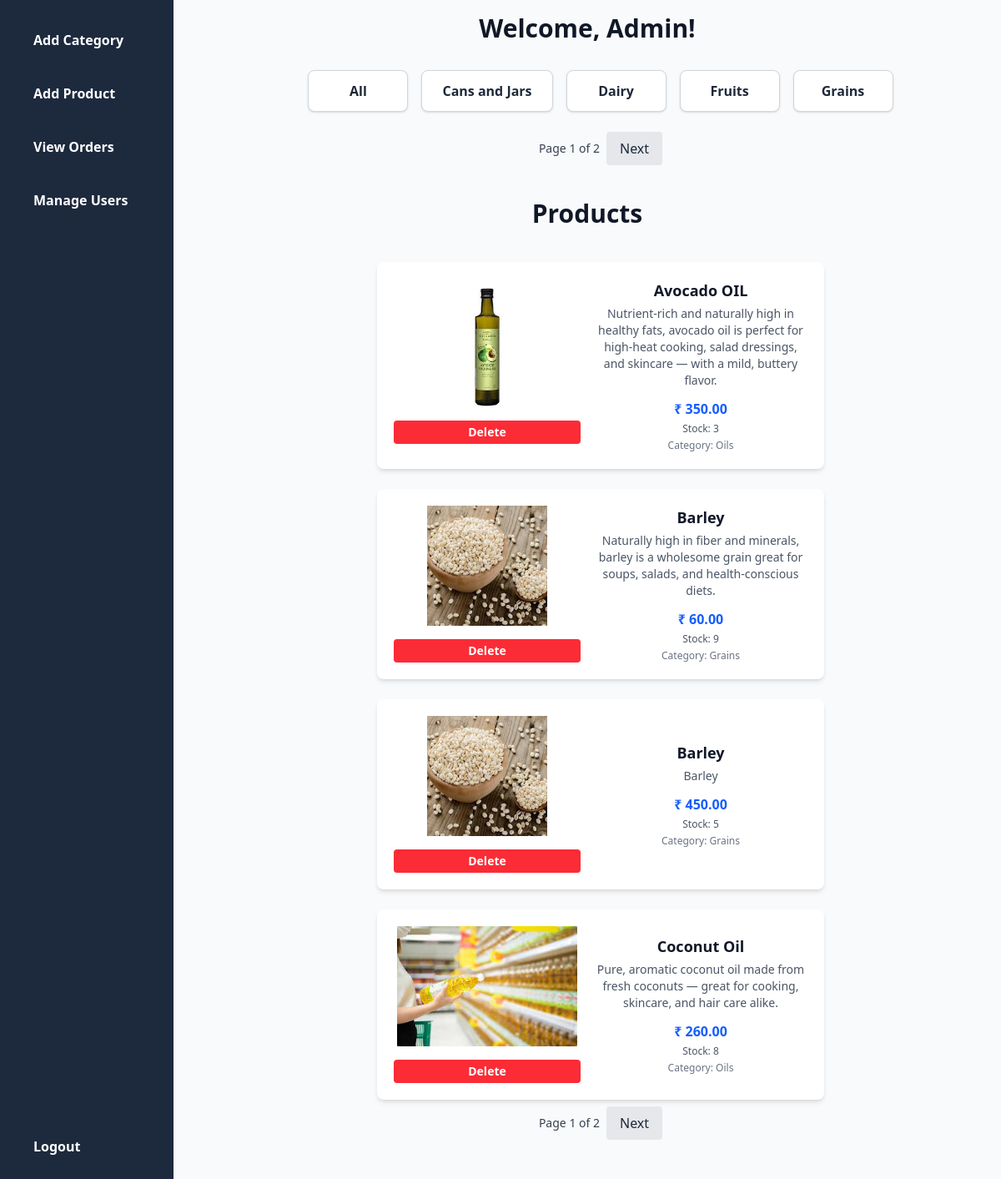
The app's page /adminn/dashboard (signed in) with its own data.
### app/models.py (models this page shows, shortened)
class Category(models.Model):
    c_name=models.CharField(max_length=255,unique=True)
    def __str__(self):
        return self.c_name

class Product(models.Model):
    p_name = models.CharField(max_length=200)
    p_description = models.TextField()
    category = models.ForeignKey(Category, on_delete=models.CASCADE)  # Better to rename this to 'category'
    p_price = models.DecimalField(max_digits=10, decimal_places=2)  # Recommended field for price
    p_stock = models.PositiveIntegerField(default=0)  # Optional: stock quantity
    p_image = models.ImageField(upload_to='products/', blank=True, null=True)

### app/views.py (the view)
# urls.py: path('adminn/dashboard', views.admin_dashboard, name='admin_dashboard'),
@login_required(login_url='admin_login')
def admin_dashboard(request):
    if not request.user.is_staff:
        return HttpResponse("Unauthorized", status=401)
    category_id = request.GET.get('category')
    page_number1 = request.GET.get('page1')
    page_number2 = request.GET.get('page2')
    all_categories = Category.objects.all().order_by('c_name')
    paginator1 = Paginator(all_categories, 4)
    page_obj1 = paginator1.get_page(page_number1)
    categories = page_obj1.object_list
    if category_id:
        all_products = Product.objects.filter(category_id=category_id).order_by('p_name')
    else:
        all_products = Product.objects.all().order_by('p_name')
    paginator2 = Paginator(all_products, 4)
    page_obj2 = paginator2.get_page(page_number2)
    products = page_obj2.object_list
    return render(request, 'admin/dashboard.html', {
        'categories': categories,
        'products': products,
        'page_obj1': page_obj1,
        'page_obj2': page_obj2,
        'selected_category': category_id
    })

### templates/admin/dashboard.html (shortened to what this page needs)
{% load static %}
<!DOCTYPE html>
<html lang="en">
<head>
    <script src="https://cdn.jsdelivr.net/npm/@tailwindcss/browser@4"></script>
</head>
<body class="bg-gray-100 font-sans">
    <div class="flex h-screen">
        <div class="w-52 bg-slate-800 p-6 flex flex-col space-y-4">
            <a href="{% url 'add_category' %}" class="text-white font-bold py-3 px-4 rounded hover:bg-gray-700 transition">Add Category</a>
            <a href="{% url 'add_product' %}" class="text-white font-bold py-3 px-4 rounded hover:bg-gray-700 transition">Add Product</a>
            <a href="{% url 'view_orders' %}" class="text-white font-bold py-3 px-4 rounded hover:bg-gray-700 transition">View Orders</a>
            <a href="{% url 'manage_customers' %}" class="text-white font-bold py-3 px-4 rounded hover:bg-gray-700 transition">Manage Users</a>
            <a href="{% url 'admin_logout' %}" class="text-white font-bold py-3 px-4 rounded hover:bg-gray-700 transition mt-auto">Logout</a>
        </div>
        <div class="flex-1 p-4 bg-gray-50 overflow-auto">
            <h1 class="text-3xl text-center font-bold mb-8 mx-auto text-gray-900 ">Welcome, Admin!</h1>
            <div class="flex flex-wrap justify-center items-center gap-4 mb-6 ml-8">
                <a href="{% url 'admin_dashboard' %}"
                    class="bg-white border border-gray-300 rounded-lg px-6 py-3 shadow-sm text-gray-800 font-semibold min-w-[120px] text-center hover:shadow-md hover:-translate-y-1 transition-transform duration-200">
                    All
                </a>
                {% for category in categories %}
                    <a href="{% url 'admin_dashboard' %}?category={{ category.id }}"
                    class="bg-white border border-gray-300 rounded-lg px-6 py-3 shadow-sm text-gray-800 font-semibold min-w-[120px] text-center hover:shadow-md hover:-translate-y-1 transition-transform duration-200 {% if category.id|stringformat:"s" == selected_category %}border-blue-500 bg-blue-100{% endif %}">
                        {{ category }}
                    </a>
                {% endfor %}
            </div>
            <div class="flex justify-center items-center gap-2 mb-10 ml-8">
                <span class="text-gray-700 text-sm">Page {{ page_obj1.number }} of {{ page_obj1.paginator.num_pages }}</span>
                {% if page_obj1.has_next %}
                    <a href="?page1={{ page_obj1.next_page_number }}{% if selected_category %}&category={{ selected_category }}{% endif %}"
                    class="px-4 py-2 bg-gray-200 text-gray-800 rounded hover:bg-gray-300">
                        Next
                    </a>
                {% endif %}
            </div>
            <h2 class="text-3xl font-bold mb-8 text-gray-900 text-center">Products</h2>
            <div class="  flex p-2  flex-wrap justify-center  gap-6 products ml-8">
                {% for product in products %}
                    <a href="{% url 'edit_product' product.id %}" class="bg-white rounded-lg shadow-md p-5 w-max flex gap-4  items-center text-center transition-transform hover:shadow-lg hover:-translate-y-1 duration-200">
                        <div>
                            {% if product.p_image %}
                                <img src="{{ product.p_image.url }}" alt="{{ product.p_name }}" class="w-56 h-36 object-contain rounded-md mb-4" />
                            {% else %}
                                <div class="w-full h-36 bg-gray-300 rounded-md flex items-center justify-center text-gray-600 italic mb-4">
                                    No Image
                                </div>
                            {% endif %}
                                <button onclick="confirmDeletion({{product.id}})"
                                        class="bg-red-500 hover:bg-red-600 text-white text-sm font-semibold py-1 px-3 rounded w-full transition">
                                    Delete
                                </button>
                        </div>
                        <div class="w-64 ">
                            <h3 class="text-lg font-bold text-gray-900 mb-1">{{ product.p_name }}</h3>
                            <p class="text-gray-600 text-sm mb-3  ">{{ product.p_description }}</p>
                            <p class="text-blue-600 font-semibold mb-1">₹ {{ product.p_price }}</p>
                            <p class="text-gray-600 text-xs mb-1">Stock: {{ product.p_stock }}</p>
                            <p class="text-gray-500 text-xs">Category: {{ product.category.c_name }}</p>
                        </div>
                    </a>
                {% empty %}
                    <p class="text-gray-600">No products available.</p>
                {% endfor %}
            </div>
            <div class="flex justify-center items-center gap-2 mb-10 ml-8">
                <span class="text-gray-700 text-sm">Page {{ page_obj2.number }} of {{ page_obj2.paginator.num_pages }}</span>
                {% if page_obj2.has_next %}
                    <a href="?page2={{ page_obj2.next_page_number }}"
                    class="px-4 py-2 bg-gray-200 text-gray-800 rounded hover:bg-gray-300">
                        Next
                    </a>
                {% endif %}
            </div>
        </div>
    </div>
</body>
</html>

### records on screen
Category: c_name "Cans and Jars"
Category: c_name "Dairy"
Category: c_name "Fruits"
Category: c_name "Grains"
Product: p_image (picture), p_name "Avocado OIL", p_description "Nutrient-rich and naturally high in healthy fats, avocado oil is perfect for high-heat cooking, salad dressings, and skincare — with a mild, buttery flavor.", p_price "350.00", p_stock "3", category.c_name "Oils"
Product: p_image (picture), p_name "Barley", p_description "Naturally high in fiber and minerals, barley is a wholesome grain great for soups, salads, and health-conscious diets.", p_price "60.00", p_stock "9", category.c_name "Grains"
Product: p_image (picture), p_name "Barley", p_description "Barley", p_price "450.00", p_stock "5", category.c_name "Grains"
Product: p_image (picture), p_name "Coconut Oil", p_description "Pure, aromatic coconut oil made from fresh coconuts — great for cooking, skincare, and hair care alike.", p_price "260.00", p_stock "8", category.c_name "Oils"

### other values on screen
{{ page_obj1.number }} "1"
{{ page_obj1.paginator.num_pages }} "2"
{{ page_obj2.number }} "1"
{{ page_obj2.paginator.num_pages }} "2"
